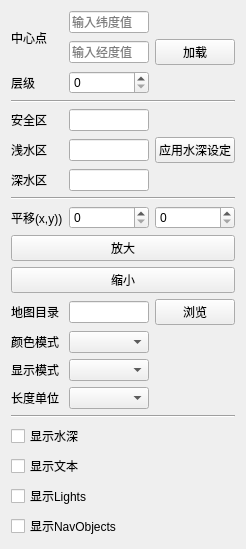
<?xml version="1.0" encoding="UTF-8"?>
<ui version="4.0">
 <class>zchxVectorMapSettingWidget</class>
 <widget class="QWidget" name="zchxVectorMapSettingWidget">
  <property name="geometry">
   <rect>
    <x>0</x>
    <y>0</y>
    <width>246</width>
    <height>485</height>
   </rect>
  </property>
  <property name="sizePolicy">
   <sizepolicy hsizetype="Preferred" vsizetype="Maximum">
    <horstretch>0</horstretch>
    <verstretch>0</verstretch>
   </sizepolicy>
  </property>
  <property name="windowTitle">
   <string>参数设定</string>
  </property>
  <property name="styleSheet">
   <string notr="true"/>
  </property>
  <layout class="QGridLayout" name="gridLayout">
   <item row="3" column="2">
    <widget class="QPushButton" name="mapLoadBtn">
     <property name="text">
      <string>加载</string>
     </property>
    </widget>
   </item>
   <item row="7" column="0">
    <widget class="QLabel" name="label_7">
     <property name="text">
      <string>浅水区</string>
     </property>
    </widget>
   </item>
   <item row="7" column="1">
    <widget class="QLineEdit" name="shallowDepthTxt"/>
   </item>
   <item row="5" column="0" colspan="3">
    <widget class="Line" name="line">
     <property name="orientation">
      <enum>Qt::Horizontal</enum>
     </property>
    </widget>
   </item>
   <item row="17" column="0" colspan="3">
    <widget class="Line" name="line_3">
     <property name="orientation">
      <enum>Qt::Horizontal</enum>
     </property>
    </widget>
   </item>
   <item row="8" column="0">
    <widget class="QLabel" name="label_9">
     <property name="text">
      <string>深水区</string>
     </property>
    </widget>
   </item>
   <item row="3" column="1">
    <widget class="QLineEdit" name="centerLon">
     <property name="placeholderText">
      <string>输入经度值</string>
     </property>
    </widget>
   </item>
   <item row="6" column="0">
    <widget class="QLabel" name="label_8">
     <property name="text">
      <string>安全区</string>
     </property>
    </widget>
   </item>
   <item row="2" column="0" rowspan="2">
    <widget class="QLabel" name="label">
     <property name="text">
      <string>中心点</string>
     </property>
    </widget>
   </item>
   <item row="2" column="1">
    <widget class="QLineEdit" name="centerLat">
     <property name="placeholderText">
      <string>输入纬度值</string>
     </property>
    </widget>
   </item>
   <item row="6" column="1">
    <widget class="QLineEdit" name="safeDepthTxt"/>
   </item>
   <item row="8" column="1">
    <widget class="QLineEdit" name="DeepDepthTxt"/>
   </item>
   <item row="13" column="0">
    <widget class="QLabel" name="label_5">
     <property name="text">
      <string>地图目录</string>
     </property>
    </widget>
   </item>
   <item row="4" column="1">
    <widget class="QSpinBox" name="zoomSpinBox"/>
   </item>
   <item row="9" column="0" colspan="3">
    <widget class="Line" name="line_2">
     <property name="orientation">
      <enum>Qt::Horizontal</enum>
     </property>
    </widget>
   </item>
   <item row="4" column="0">
    <widget class="QLabel" name="label_3">
     <property name="text">
      <string>层级</string>
     </property>
    </widget>
   </item>
   <item row="10" column="0">
    <widget class="QLabel" name="label_10">
     <property name="text">
      <string>平移(x,y))</string>
     </property>
    </widget>
   </item>
   <item row="11" column="0" colspan="3">
    <widget class="QPushButton" name="zoomInBtn">
     <property name="text">
      <string>放大</string>
     </property>
    </widget>
   </item>
   <item row="19" column="0" colspan="2">
    <widget class="QCheckBox" name="showTextCHK">
     <property name="text">
      <string>显示文本</string>
     </property>
    </widget>
   </item>
   <item row="7" column="2">
    <widget class="QPushButton" name="depthSettingApplyBtn">
     <property name="text">
      <string>应用水深设定</string>
     </property>
    </widget>
   </item>
   <item row="14" column="1">
    <widget class="QComboBox" name="colorSchemeCBX"/>
   </item>
   <item row="20" column="0" colspan="2">
    <widget class="QCheckBox" name="showLightsChk">
     <property name="text">
      <string>显示Lights</string>
     </property>
    </widget>
   </item>
   <item row="21" column="0" colspan="2">
    <widget class="QCheckBox" name="showNavObjectChk">
     <property name="text">
      <string>显示NavObjects</string>
     </property>
    </widget>
   </item>
   <item row="13" column="1">
    <widget class="QLineEdit" name="vectorDir"/>
   </item>
   <item row="18" column="0" colspan="2">
    <widget class="QCheckBox" name="showDepthTextCHK">
     <property name="text">
      <string>显示水深</string>
     </property>
    </widget>
   </item>
   <item row="16" column="1">
    <widget class="QComboBox" name="distanceUnitCbx"/>
   </item>
   <item row="13" column="2">
    <widget class="QPushButton" name="vectorDirBrowseBtn">
     <property name="text">
      <string>浏览</string>
     </property>
    </widget>
   </item>
   <item row="16" column="0">
    <widget class="QLabel" name="label_6">
     <property name="text">
      <string>长度单位</string>
     </property>
    </widget>
   </item>
   <item row="14" column="0">
    <widget class="QLabel" name="label_2">
     <property name="text">
      <string>颜色模式</string>
     </property>
    </widget>
   </item>
   <item row="15" column="0">
    <widget class="QLabel" name="label_4">
     <property name="text">
      <string>显示模式</string>
     </property>
    </widget>
   </item>
   <item row="15" column="1">
    <widget class="QComboBox" name="displayCategoryCBX"/>
   </item>
   <item row="12" column="0" colspan="3">
    <widget class="QPushButton" name="zoomOutBtn">
     <property name="text">
      <string>缩小</string>
     </property>
    </widget>
   </item>
   <item row="10" column="1">
    <widget class="QSpinBox" name="pan_x"/>
   </item>
   <item row="10" column="2">
    <widget class="QSpinBox" name="pan_y"/>
   </item>
  </layout>
 </widget>
 <resources/>
 <connections/>
</ui>
